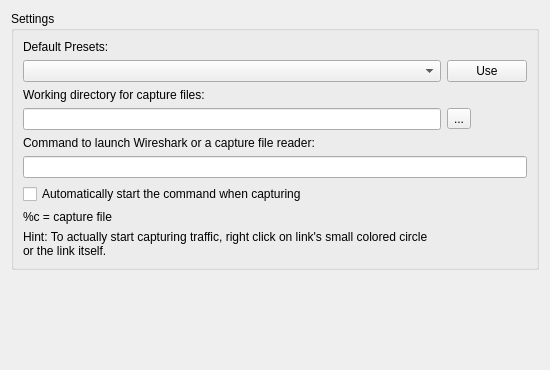
<?xml version="1.0" encoding="UTF-8"?>
<ui version="4.0">
 <class>PreferencesCapture</class>
 <widget class="QWidget" name="PreferencesCapture">
  <property name="geometry">
   <rect>
    <x>0</x>
    <y>0</y>
    <width>550</width>
    <height>370</height>
   </rect>
  </property>
  <property name="windowTitle">
   <string>Form</string>
  </property>
  <layout class="QVBoxLayout">
   <item>
    <widget class="QGroupBox" name="groupBox">
     <property name="title">
      <string>Settings</string>
     </property>
     <layout class="QGridLayout">
      <item row="2" column="0" colspan="2">
       <widget class="QLabel" name="label">
        <property name="enabled">
         <bool>true</bool>
        </property>
        <property name="text">
         <string>Working directory for capture files:</string>
        </property>
       </widget>
      </item>
      <item row="3" column="0">
       <widget class="QLineEdit" name="CaptureWorkingDirectory"/>
      </item>
      <item row="4" column="0" colspan="2">
       <widget class="QLabel" name="label_2">
        <property name="enabled">
         <bool>true</bool>
        </property>
        <property name="text">
         <string>Command to launch Wireshark or a capture file reader:</string>
        </property>
       </widget>
      </item>
      <item row="5" column="0" colspan="2">
       <widget class="QLineEdit" name="CaptureCommand"/>
      </item>
      <item row="6" column="0" colspan="2">
       <widget class="QCheckBox" name="checkBoxStartCaptureCommand">
        <property name="enabled">
         <bool>true</bool>
        </property>
        <property name="text">
         <string>Automatically start the command when capturing</string>
        </property>
        <property name="checked">
         <bool>false</bool>
        </property>
       </widget>
      </item>
      <item row="1" column="0">
       <widget class="QComboBox" name="comboBoxPresets"/>
      </item>
      <item row="0" column="0" colspan="2">
       <widget class="QLabel" name="label_3">
        <property name="text">
         <string>Default Presets:</string>
        </property>
       </widget>
      </item>
      <item row="1" column="1">
       <widget class="QPushButton" name="pushButtonUsePresets">
        <property name="text">
         <string>Use</string>
        </property>
       </widget>
      </item>
      <item row="3" column="1">
       <widget class="QToolButton" name="CaptureWorkingDirectory_Browser">
        <property name="text">
         <string>...</string>
        </property>
        <property name="toolButtonStyle">
         <enum>Qt::ToolButtonTextOnly</enum>
        </property>
       </widget>
      </item>
      <item row="8" column="0" colspan="2">
       <widget class="QLabel" name="label_4">
        <property name="toolTip">
         <string>Hint: To actually start capturing traffic, right click on link's small colored circle.</string>
        </property>
        <property name="text">
         <string>Hint: To actually start capturing traffic, right click on link's small colored circle
or the link itself.</string>
        </property>
       </widget>
      </item>
      <item row="7" column="0">
       <widget class="QLabel" name="label_5">
        <property name="text">
         <string>%c = capture file</string>
        </property>
       </widget>
      </item>
     </layout>
    </widget>
   </item>
   <item>
    <spacer>
     <property name="orientation">
      <enum>Qt::Vertical</enum>
     </property>
     <property name="sizeHint" stdset="0">
      <size>
       <width>20</width>
       <height>101</height>
      </size>
     </property>
    </spacer>
   </item>
  </layout>
 </widget>
 <resources/>
 <connections/>
</ui>
